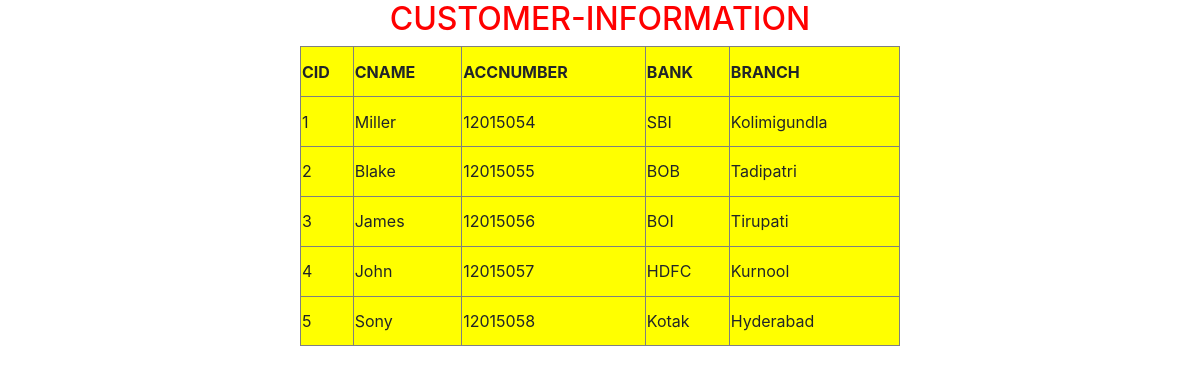
/custinfo, run on the app's committed database.
### TestApp/models.py (models this page shows)
class Customer(models.Model):
    cid=models.IntegerField()
    cname=models.CharField(max_length=30)
    Accno=models.IntegerField()
    bank=models.CharField(max_length=30)
    branch=models.CharField(max_length=30)

### TestApp/views.py (the view)
# urls.py: re_path(r'^custinfo$',views.custview)
def custview(request):
    cust_list=Customer.objects.all()
    my_dict={'cust_list':cust_list}
    return render(request,"TestApp/cust.html",context=my_dict)

### templates/TestApp/cust.html (shortened to what this page needs)
{% load static %}
<html>
  <head>
    <link rel="stylesheet" href="{% static 'css/demo5.css' %}">
    <link rel="stylesheet" href="https://cdn.jsdelivr.net/npm/bootstrap@4.6.1/dist/css/bootstrap.min.css">
  </head>
  <body>
    <h2>CUSTOMER-INFORMATION</h2>
    {% if cust_list %}
    <table border="1" height="300" width="600">
        <tr>
          <th>CID</th>
          <th>CNAME</th>
          <th>ACCNUMBER</th>
          <th>BANK</th>
          <th>BRANCH</th>
        </tr>
        {% for cust in cust_list %}
        <tr>
          <td>{{cust.cid}}</td>
          <td>{{cust.cname}}</td>
          <td>{{cust.Accno}}</td>
          <td>{{cust.bank}}</td>
          <td>{{cust.branch}}</td>
        </tr>
        {% endfor %}
    </table>
        {% else %}
        <p>No customer record found</p>
    {% endif %}
  </body>
</html>

### static/css/demo5.css (style rules this page uses)
h2 { color:red; text-align: center; }
table { background: yellow; margin: auto; }

### data on the page
Customer: cid "1", cname "Miller", Accno "12015054", bank "SBI", branch "Kolimigundla"
Customer: cid "2", cname "Blake", Accno "12015055", bank "BOB", branch "Tadipatri"
Customer: cid "3", cname "James", Accno "12015056", bank "BOI", branch "Tirupati"
Customer: cid "4", cname "John", Accno "12015057", bank "HDFC", branch "Kurnool"
Customer: cid "5", cname "Sony", Accno "12015058", bank "Kotak", branch "Hyderabad"
